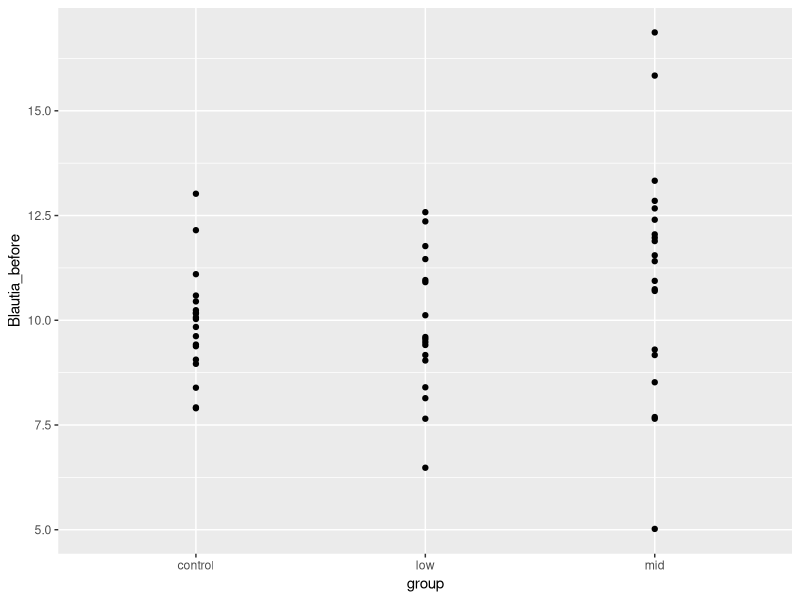
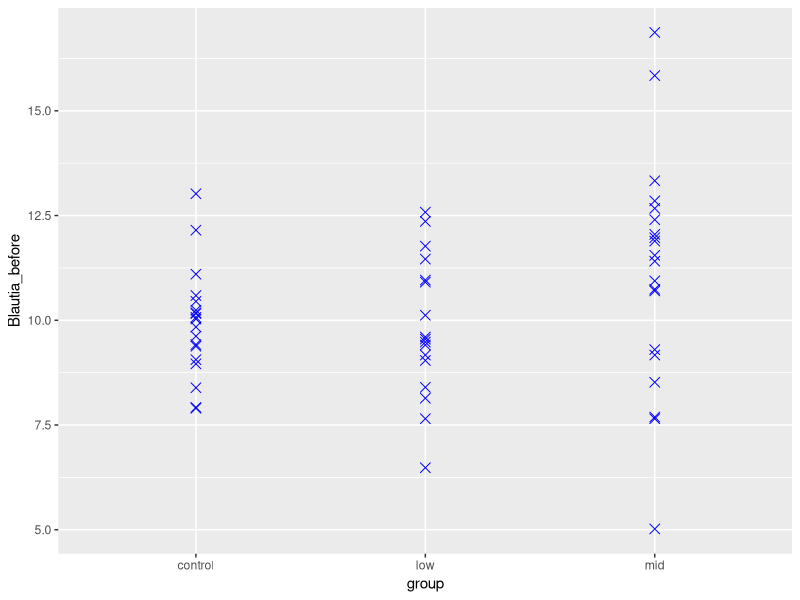
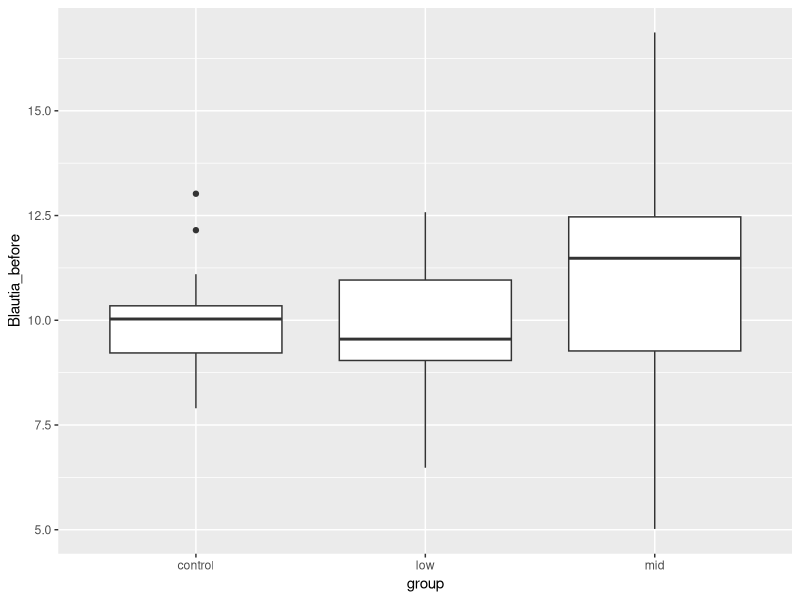
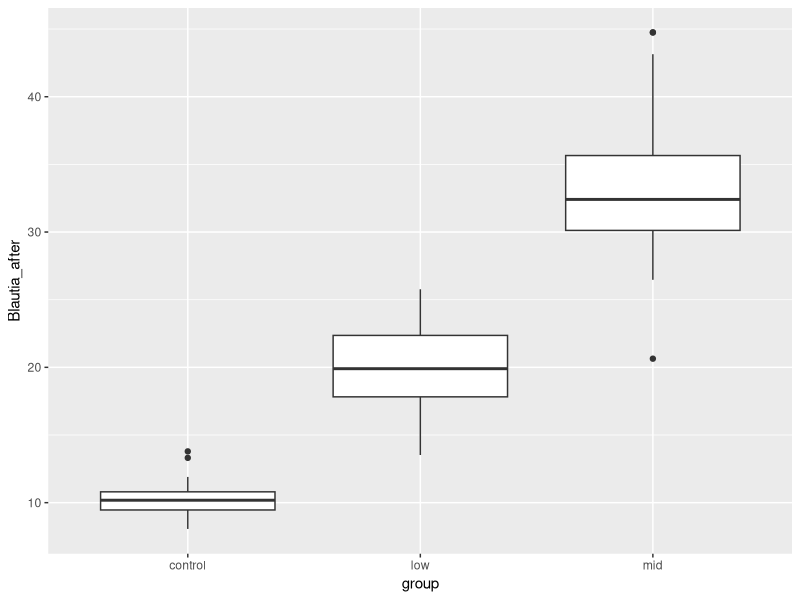
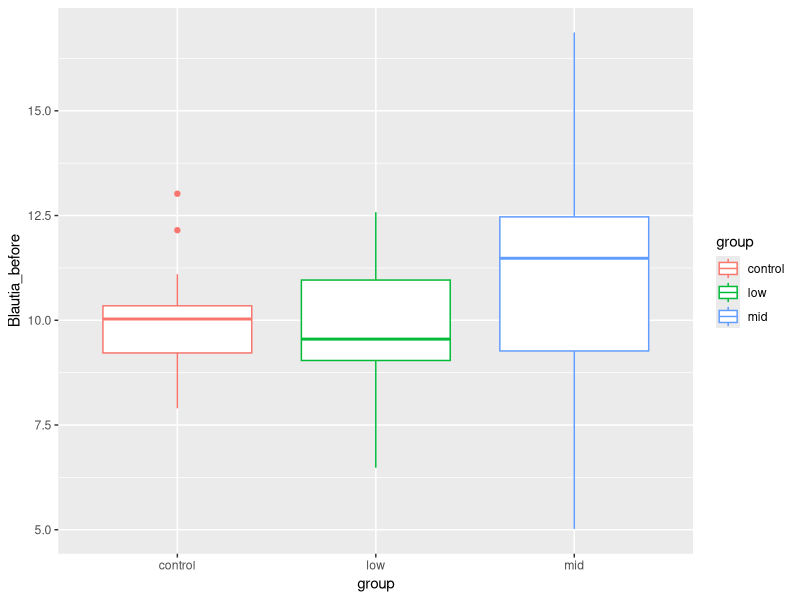
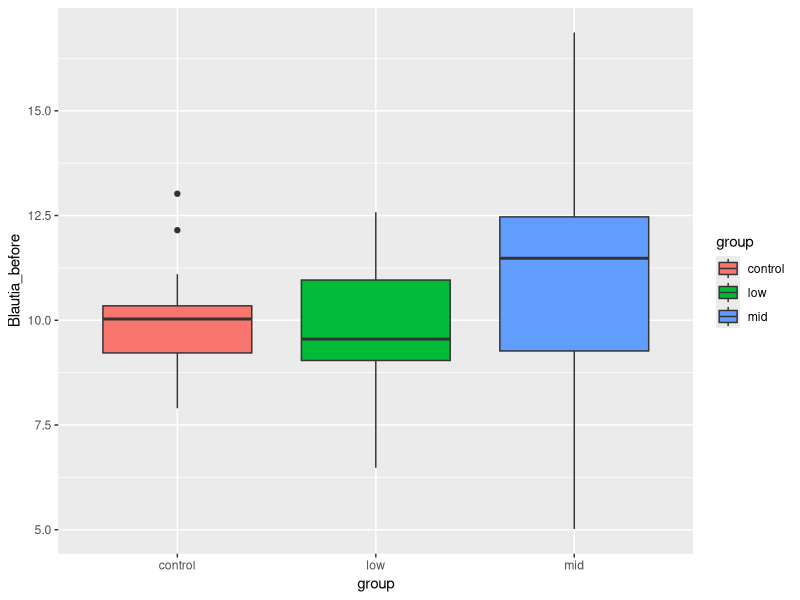
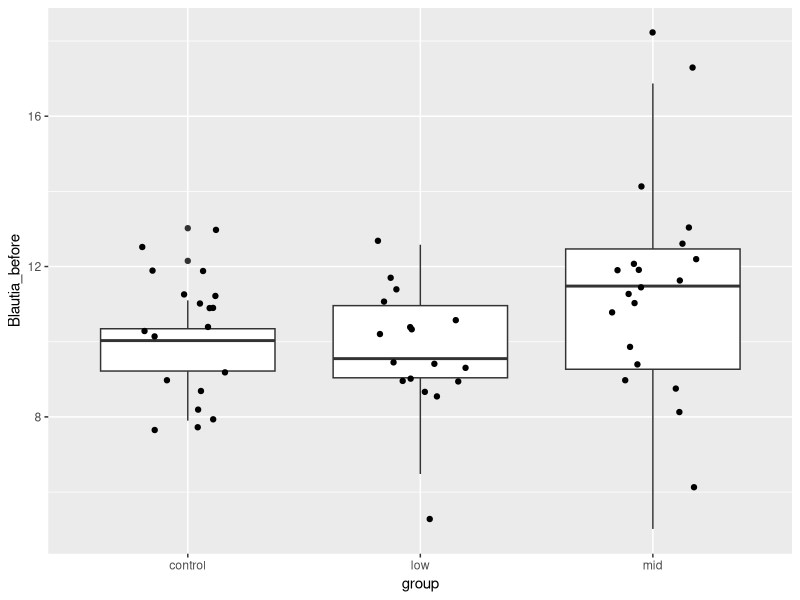

Reproduce these figures in R, in order. (Note: this script raises an error after producing the figures.)

a<- c(1,2,3)
a
mean(a)

#### 패키지(package) ####

# 패키지 설치

install.packages("ggplot2")# 괄호안에 설치할 패키지 이름 입력, 앞 뒤에 따옴표를 넣어야함
library("ggplot2") # 패키지를 로드하기, 따옴표를 넣어도 되고 안 넣어도 됨

#### R 데이터 프레임 다루기 ####
### 외부데이터 이용하기
### csv 파일 불러오기
# csv란? 대부분 프로그램에서 사용하는 범용 데이터 파일 
# CSV : Comma-Seperated Values)

## 데이터 설명 : 병원에 방문한 개들에게 프로바이오틱스를 먹이기 전, 
## blautia 균의 양을 측정하고 프로바이오틱스를 먹인후 blautia 균의 양을 측정하여 
## 영양제의 치료효과를 확인함
## id : 방문견 번호
## group: low- 저용양  high- 고용량  control- 먹이지 않음
## gender : 성별,  F=Female/암컷  M=Male/수컷 
## age : 나이, 단위는 년
## BW : 몸무게  body weight,  단위는 kg
## BW_before : 프리바이오틱스를 먹기전 몸무게
## BW_after : 프리바이오틱스를 먹은후 몸무게
## Blautia_before : 프리바이오틱스를 먹기전 blautia 균의 양
## Blautia_after : 프리바이오틱스를 먹은후 blautia 균의 양


## 데이터 프레임 파악하기  
## 데이터가 주어질때 가장 먼저 하는일 : 데이터의 전반적인 구조 파악
getwd()
setwd("D:/vetpub_R")
getwd()
dog <- read.csv("csv_data.csv")
dog

head(dog) # 앞에서 부터 6행까지 출력
summary(dog) # 전체 요약

mean(dog$BW_before) # 프리바이오틱스를 먹기전 몸무게 평균 mean
sd(dog$BW_before) # 프리바이오틱스를 먹기전 몸무게 표준편차, standard deviation

mean(dog$BW_after) # 프리바이오틱스를 먹은후 몸무게 평균 mean
sd(dog$BW_after) # 프리바이오틱스를 먹은후 몸무게 표준편차, standard deviation

# dog를 데이터 테이블화
install.packages("data.table")
library("data.table")

dt<-data.table(dog)
# 그룹별 프로바이오틱스 급이 전 blautia 균량 평균 및 표준편차
dt[,list(mean=mean(Blautia_before),sd=sd(Blautia_before)),by=group]
# 그룹별 프로바이오틱스 급이 후 blautia  균량 평균 및 표준편차
dt[,list(mean=mean(Blautia_after),sd=sd(Blautia_after)),by=group]

#### 그래프 그려보기 ####

## ggplot(데이터이름) +  geom_기능(aes(변수정보))

## scatter plot 점그래프
# dog 데이터에서  x 축은 age로 y 는 bw로
ggplot(dog)+
  geom_point(aes(x=group, y=Blautia_before))

# 사이즈 3, 색깔 파란색, 모양 X자
ggplot(dog)+
  geom_point(aes(x=group, y=Blautia_before),size=3,color="blue",shape=4)

## boxplot
ggplot(data=dog, aes(x=group, y=Blautia_before))+
  geom_boxplot()

ggplot(data=dog, aes(x=group, y=Blautia_after))+
  geom_boxplot()


# group별로 색깔 부여
ggplot(data=dog, aes(x=group, y=Blautia_before, color=group))+
  geom_boxplot()

# box 안에 group색깔 부여
ggplot(data=dog, aes(x=group, y=Blautia_before, fill= group))+
  geom_boxplot()

# boxplot과 점그래프를 한번에
ggplot(data=dog, aes(x=group, y=Blautia_before))+
  geom_boxplot()+
  geom_jitter(size=1.5, width=0.2,height=1.5)

#### 데이터 통계분석 ####

dog

#### 첫번째 통계분석
## anova test
## 3 개의 다른 군에서 각 데이터 간의 통계적으로 차이점이 있는지 파악하는 분석

## dog  데이터에서 group 별로 before, 프로바이오틱스 먹기 전 blautia 균량간의 통계적 차이를 분석
before.aov <- aov(Blautia_before ~ group, data = dog)
summary(before.aov)

## dog  데이터에서 group 별로 after, 프로바이오틱스 먹기 후 blautia 균량간의 통계적 차이를 분석
after.aov <- aov(Blautia_after ~ group, data = dog)
summary(after.aov)

## 결과 해석
## p value < 0.05 : 통계적으로 유의한 차이
## p value > 0.05 : 통계적으로 유의미한 차이가 없다. 
## 프로바이오틱스를 먹기 전 blautia 균량간의 통계적 차이는 없었으나 
## 먹은후 그룹간에 통계적으로 유의한 균량의 차이를 보였다.

#### 2. paired t test 
## 같은 군내에서 프로바이오틱스 섭취전 후 간의 통계적인 차이가 있는지를 확인하는 분석

## 먼저 데이터프레임을 분해
# 저용량군 추출
low <- subset(dog,subset = group == 'low')
low

# low 에서 beforenormal, low 에서 treat 간의 paired-t-test
t.test(low$Blautia_before, low$Blautia_after, paired = TRUE)

## 결과해석
## 프로바이오틱스 투입 전후로 통계적으로 유의한 균량의 차이를 보였다.
## paired= TRUE 명령어 -> 같은 열에 있는 데이터를 짝지어서 분석할 때 쓰는 명령어
## 만약 데이터 숫자가 다르면 생략

# 고용량군 추출
high <- subset(dog,subset = group == 'high')
high
t.test(high$Blautia_before, high$Blautia_after, paired = TRUE)


# 대조군군 추출
con <- subset(dog,subset = group == 'control')
con
t.test(con$Blautia_before, con$Blautia_after, paired = TRUE)
